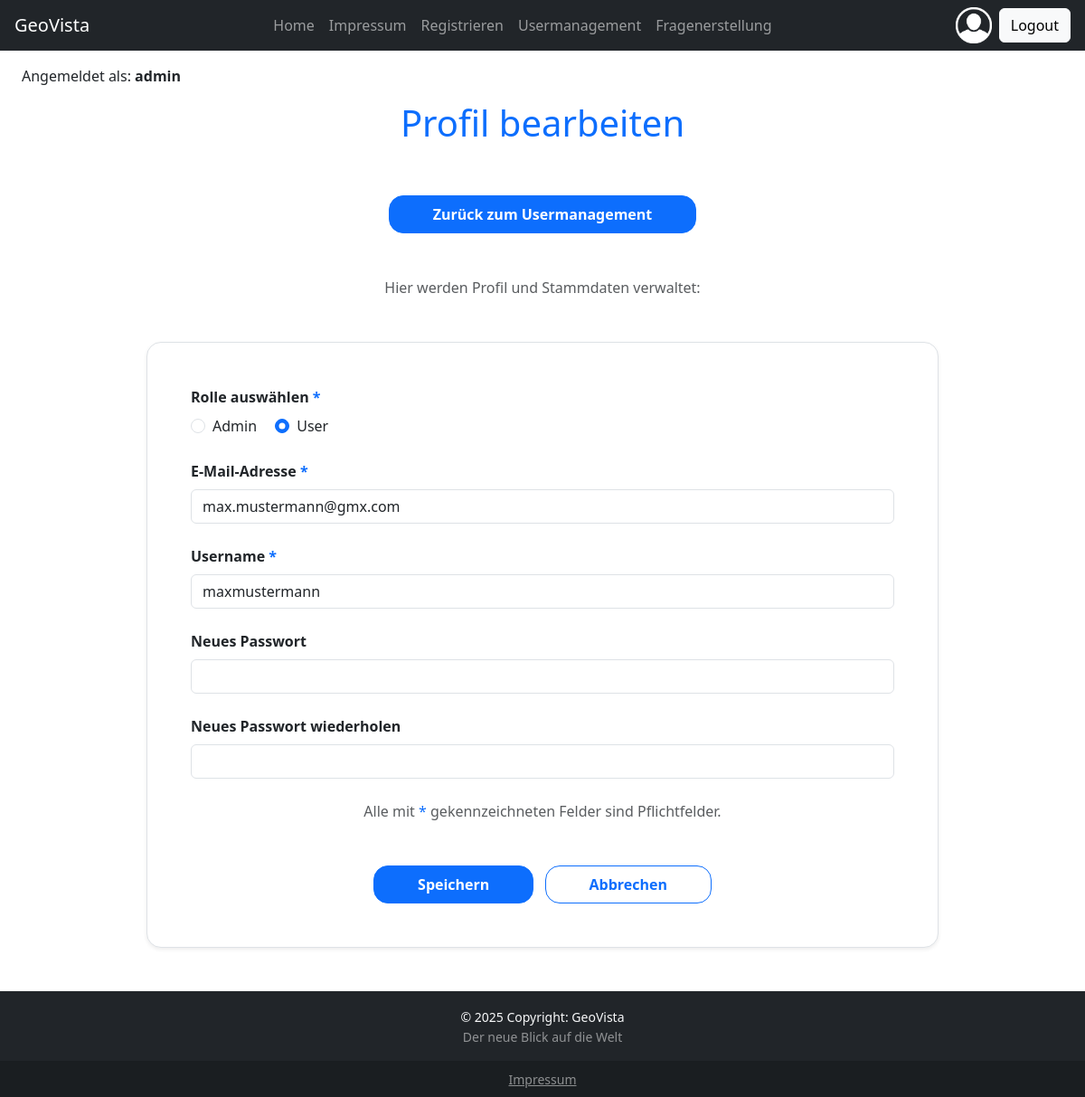
The app's page /profil.php?selected-user=2 (signed in) with its own data.
### tables this page shows
CREATE TABLE `user` (
  `id_user` int(11) NOT NULL,
  `username` varchar(50) NOT NULL,
  `email` varchar(255) NOT NULL,
  `password` varchar(255) NOT NULL,
  `isAdmin` tinyint(1) NOT NULL,
  `fk_geovista` int(11) NOT NULL
);

### config/db_utils.php (called while the page is built, shortened)
<?php
function getUserDetails($db, $id)
{
    $result = null;
    try {
        $sql = "SELECT * FROM user WHERE id_user = ?";
        $stmt = $db->prepare($sql);
        $stmt->bind_param("i", $id);
        $stmt->execute();
        $result = $stmt->get_result()->fetch_array();
    } catch (Exception $e) {
        echo '<div class="alert alert-danger" role="alert">Error: ' . $e->getMessage() . "</div>\n";
    } finally {
        return $result;
    }
}
?>

### profil.php (the view, shortened to what this page needs)
<?php
require_once('config/dbaccess.php');
require_once('config/db_utils.php');
$db = new mysqli($host, $user, $password, $database);
$errorFields = [];
$errorFields["email"] = false;
$errorFields["username"] = false;
$errorFields["pwd"] = false;
if ($_SESSION["userid"]) {
    $userID = isset($_GET["selected-user"]) ? $_GET["selected-user"] : $_SESSION["userid"];
    $userDetails = getUserDetails($db, $userID);
    $username = $userDetails["username"];
    $mail = $userDetails["email"];
    $isAdmin = $userDetails["isAdmin"];
}
?>
<!DOCTYPE html>
<html lang="en">
<head>
    <link href="https://cdn.jsdelivr.net/npm/bootstrap@5.3.3/dist/css/bootstrap.min.css" rel="stylesheet"
>
</head>
<body class="d-flex flex-column min-vh-100">
    <?php include "./base/nav.php"; ?>
    <?php include "./base/username.php"; ?>
    <header class="">
        <h1 class="text-center text-primary">Profil bearbeiten</h1>
    </header>
    <main class="container w-75 my-5">
        <?php if (isset($_GET["selected-user"]) && $_SESSION['userrole'] === "Admin"): ?>
            <div class="text-center mb-5">
                <button class="btn btn-primary px-5 py-2 rounded-4 fw-bold" onclick="location.href='userlist.php';">Zurück
                    zum Usermanagement</button>
            </div>
        <?php endif; ?>
        <p class="text-center text-muted mb-5">Hier werden Profil und Stammdaten verwaltet:</p>
        <form
            action="<?php echo htmlspecialchars($_SERVER["PHP_SELF"]) . (isset($_GET["selected-user"]) ? '?selected-user=' . $_GET["selected-user"] : ''); ?>"
            method="POST">
            <div class="p-5 border rounded-4 shadow-sm bg-white">
                <?php if (isset($_GET["selected-user"]) && $_SESSION['userrole'] === "Admin"): ?>
                    <div class="mb-4">
                        <label class="form-label fw-semibold d-block mb-2">Rolle auswählen <span
                                class="text-primary">*</span></label>
                        <div class="form-check form-check-inline">
                            <input class="form-check-input" type="radio" name="role" id="admin" value="1" <?php if ($isAdmin == 1)
                                echo 'checked'; ?>>
                            <label class="form-check-label" for="admin">Admin</label>
                        </div>
                        <div class="form-check form-check-inline">
                            <input class="form-check-input" type="radio" name="role" id="user" value="0" <?php if ($isAdmin == 0)
                                echo 'checked'; ?>>
                            <label class="form-check-label" for="user">User</label>
                        </div>
                    </div>
                <?php endif; ?>
                <div class="mb-4">
                    <label for="email" class="form-label fw-semibold">E-Mail-Adresse <span
                            class="text-primary">*</span></label>
                    <input type="email" class="form-control" <?php if ($errorFields['email'])
                        echo 'is-invalid'; ?> id="email" name="email"
                        value="<?php echo isset($_SESSION['userid']) ? htmlspecialchars($mail) : ''; ?>" required>
                </div>
                <div class="mb-4">
                    <label for="user" class="form-label fw-semibold">Username <span
                            class="text-primary">*</span></label>
                    <input type="text" class="form-control <?php if ($errorFields['username'])
                        echo 'is-invalid'; ?>" id="user" name="username"
                        value="<?php echo isset($_SESSION['userid']) ? htmlspecialchars($username) : ''; ?>" required
                        autocomplete="username">
                </div>
                <div class="mb-4">
                    <label for="pwd2" class="form-label fw-semibold">Neues Passwort</label>
                    <input type="password" class="form-control <?php if ($errorFields['pwd'])
                        echo 'is-invalid'; ?>" id="pwd2" name="newPassword1" autocomplete="current-password">
                </div>
                <div class="mb-4">
                    <label for="pwd3" class="form-label fw-semibold">Neues Passwort wiederholen</label>
                    <input type="password" class="form-control <?php if ($errorFields['pwd'])
                        echo 'is-invalid'; ?>" id="pwd3" name="newPassword2" autocomplete="current-password">
                </div>
                <p class="text-center text-muted mb-2">
                    Alle mit <span class="text-primary">*</span> gekennzeichneten Felder sind Pflichtfelder.
                </p>
                <div class="text-center mt-5">
                    <button type="submit" class="btn btn-primary px-5 py-2 rounded-4 fw-bold">
                        Speichern
                    </button>
                    <a href="./index.php" class="btn btn-outline-primary px-5 py-2 rounded-4 fw-bold mt-4 mt-xl-0 ms-0 ms-xl-2">
                        Abbrechen
                    </a>
                </div>
            </div>
        </form>
    </main>
    <?php include "./base/footer.php"; ?>
</body>
</html>

### base/username.php (shortened to what this page needs)
<?php
require_once('config/dbaccess.php');
require_once('config/db_utils.php');
$db = new mysqli($host, $user, $password, $database);
$user = getUserDetails($db, $_SESSION['userid']);
if ($user) echo "<p class='mt-3 ms-0 ms-xl-4 text-center text-xl-start'>Angemeldet als: <span class='fw-bold'>" . $user["username"] . "</span></p>";
?>

### records on screen
user: username "admin"
user: isAdmin "☐ Admin", isAdmin "☑ User", email "max.mustermann@gmx.com", username "maxmustermann"
